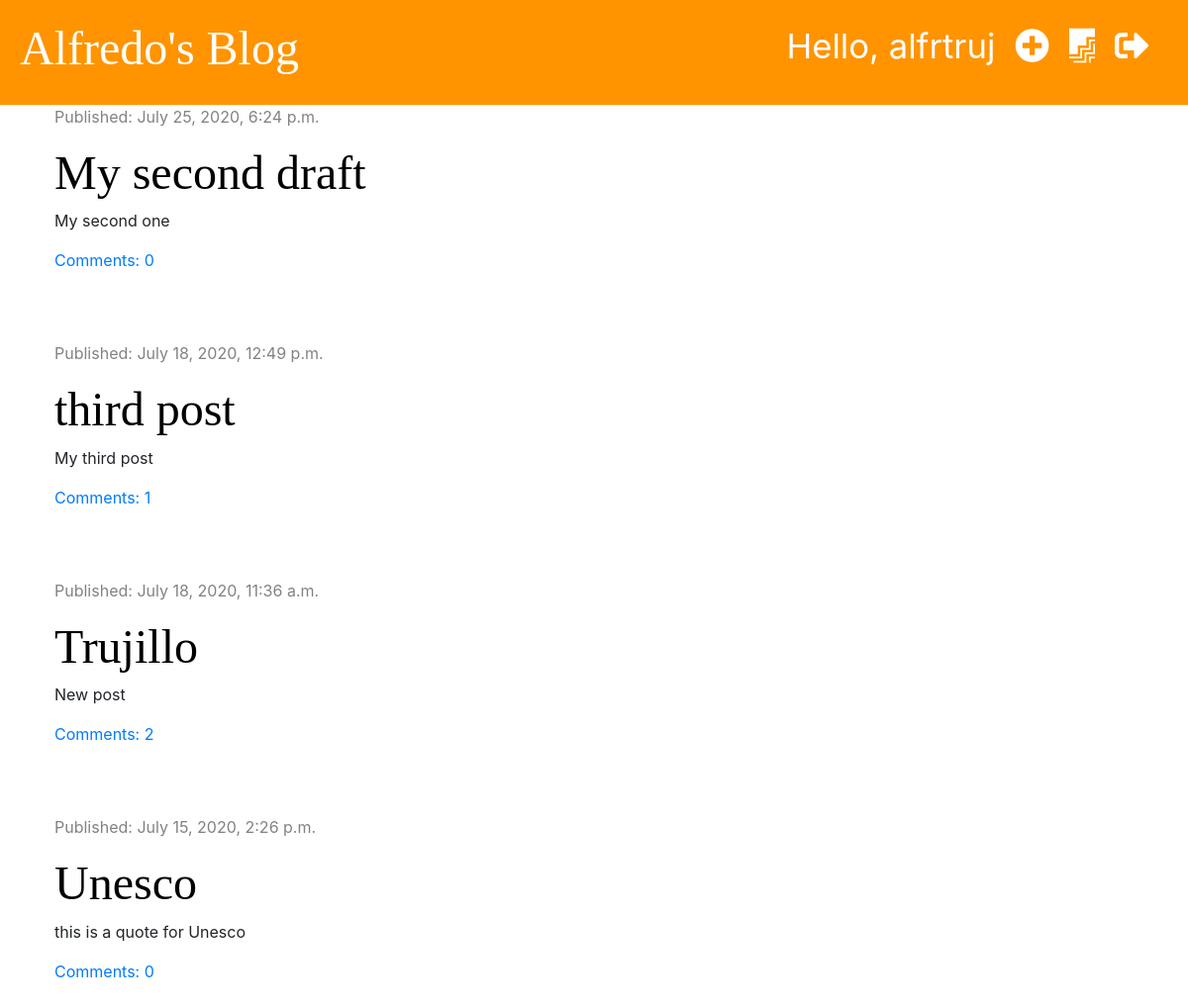
Screenshot of / (signed in) with the database file from the repository.
### blog/models.py (models this page shows, shortened)
class Post(models.Model):
    author = models.ForeignKey('auth.User', on_delete=models.CASCADE)
    title = models.CharField(max_length=200)
    text = models.TextField()
    created_date = models.DateTimeField(default= timezone.now)
    published_date = models.DateTimeField(blank=True, null=True)
    def approved_comments(self):
        return self.comments.filter(approved=True)

### blog/views.py (the view)
# urls.py: path('', views.post_list, name='post_list'),
def post_list(request):
    posts = Post.objects.filter(published_date__lte=timezone.now()).order_by('-published_date')
    stuff_for_frontend = {'posts': posts}
    return render(request, 'blog/post_list.html', stuff_for_frontend)

### blog/templates/blog/post_list.html (shortened to what this page needs)
{% extends 'blog/base.html' %}
{% block content %}
    {% for post in posts %}
        <div class="post">
            <div class="date">
                <p>Published: {{ post.published_date }}</p>
            </div>
            <h1><a href="{% url 'post_detail' pk=post.pk %}">{{ post.title }}</a></h1>
            <p>{{ post.text|linebreaksbr }}</p>
            <a href="{% url 'post_detail' pk=post.pk %}">Comments: {{ post.approved_comments.count }}</a>
        </div>
    {% endfor %}
{% endblock %}

### blog/templates/blog/base.html (shortened to what this page needs)
{% load static %}
<!DOCTYPE html>
<html lang="en">
<head>
    <link rel="stylesheet" href="https://stackpath.bootstrapcdn.com/bootstrap/4.5.0/css/bootstrap.min.css">
    <link rel="stylesheet" href="{% static 'css/blog.css' %}">
    <link rel="stylesheet" href="https://use.fontawesome.com/releases/v5.0.6/css/all.css">
</head>
<body>
<div class="page-header">
    {% if user.is_authenticated %}
        <a href="{% url 'logout' %}" class="top-menu"><i class="fas fa-sign-out-alt"></i></a>
        <a href="{% url 'post_draft_list' %}" class="top-menu"><i class="fab fa-firstdraft"></i></a>
        <a href="{% url 'post_new' %}" class="top-menu"><i class="fas fa-plus-circle"></i></a>
        <p class="top-menu">Hello, {{ user.username }}</p>
    {% else %}
        <a href="{% url 'login' %}" class="top-menu"><i class="fas fa-sign-in-alt"></i></a>
    {% endif %}
    <h1><a href="{% url 'post_list' %}">Alfredo's Blog</a></h1>
</div>
<div class="content container">
    <div class="row">
        <div class="col-md-8">
            {% block content %}
            {% endblock %}
        </div>
    </div>
</div>
</body>
</html>

### blog/static/css/blog.css (style rules this page uses)
.page-header { background-color: #ff9400; margin-top: 0; padding: 20px 20px 20px 20px; }
.page-header h1, .page-header h1 a { color: #ffffff; font-size: 36pt; text-decoration: none; }
.content { margin-left: 40px; }
h1, h2, h3, h4 { font-family: 'Tangerine', 'Inconsolata', 'Droid Sans', serif; font-size: 48px; }
.date { color: #828282; }
.post { margin-bottom: 70px; }
.post h1 a { color: #000000; }
.top-menu, .top-menu:hover { color: #ffffff; float: right; font-size: 26pt; margin-right: 20px; }

### rows the page displays
Post: published_date "July 25, 2020, 6:24 p.m.", title "My second draft", text "My second one", approved_comments.count "0"
Post: published_date "July 18, 2020, 12:49 p.m.", title "third post", text "My third post", approved_comments.count "1"
Post: published_date "July 18, 2020, 11:36 a.m.", title "Trujillo", text "New post", approved_comments.count "2"
Post: published_date "July 15, 2020, 2:26 p.m.", title "Unesco", text "this is a quote for Unesco", approved_comments.count "0"

### other values shown
{{ user.username }} "alfrtruj"
